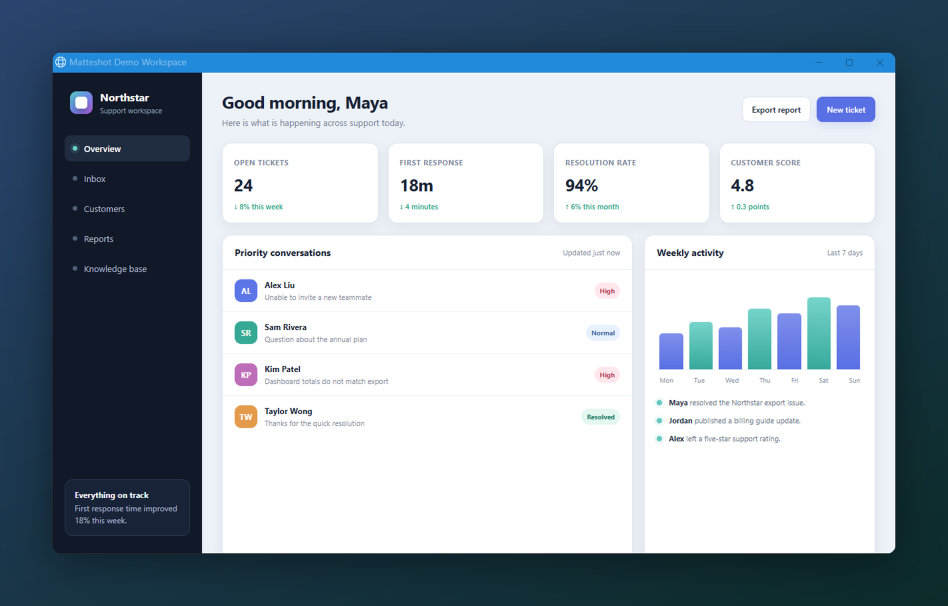
#> input picture marketing/product-hunt/captures/demo/matte-deep.png, 2844 x 1818 px, given in place of icon-256.png, which was not available (shown at 1/3 size)
$ python build_assets.py
#> lines starting #> are read from the running program, lines starting #| are printed output that depends on the picture; pictures that were not available may be replaced by others from this repository, and a replacement may not be noted
"""Build the Matteshot Product Hunt gallery and demo video.

The source screenshots in captures/ come from Matteshot's own headless capture
and editor test paths. This script only composes those real captures into the
1270x760 artwork Product Hunt expects.
"""

from __future__ import annotations

import math
import subprocess
from functools import lru_cache
from pathlib import Path

from PIL import Image, ImageDraw, ImageFilter, ImageFont


ROOT = Path(__file__).resolve().parent
CAPTURES = ROOT / "captures"
OUT = ROOT / "output"
OUT.mkdir(parents=True, exist_ok=True)

W, H = 1270, 760
FONT_REGULAR = Path(r"C:\Windows\Fonts\segoeui.ttf")
FONT_SEMIBOLD = Path(r"C:\Windows\Fonts\seguisb.ttf")
FONT_BOLD = Path(r"C:\Windows\Fonts\segoeuib.ttf")


def font(size: int, weight: str = "regular") -> ImageFont.FreeTypeFont:
    path = {"regular": FONT_REGULAR, "semibold": FONT_SEMIBOLD, "bold": FONT_BOLD}[weight]
    try:
        return ImageFont.truetype(str(path), size)
    except OSError as error:
        raise RuntimeError(
            "Matteshot launch assets require the Windows Segoe UI regular, "
            "semibold, and bold font files under C:\\Windows\\Fonts."
        ) from error


def gradient(size=(W, H), left=(25, 32, 71), right=(39, 37, 99)) -> Image.Image:
#> called with size = (1270, 760), left = (25, 32, 71), right = (39, 37, 99)
    w, h = size
    image = Image.new("RGB", size)
#> image: PIL image 1270x760 RGB; every value is 0
    px = image.load()
    for x in range(w):
        t = x / max(1, w - 1)
        for y in range(h):
            glow = max(0.0, 1.0 - math.hypot((x - w * .83) / (w * .65), (y - h * .1) / (h * .8)))
            r = int(left[0] * (1 - t) + right[0] * t + 17 * glow)
            g = int(left[1] * (1 - t) + right[1] * t + 13 * glow)
            b = int(left[2] * (1 - t) + right[2] * t + 22 * glow)
            px[x, y] = (min(r, 255), min(g, 255), min(b, 255))
    haze = Image.new("RGBA", size, (0, 0, 0, 0))
#> haze: PIL image 1270x760 RGBA; every value is 0
    hd = ImageDraw.Draw(haze)
    hd.ellipse((-210, -250, 500, 460), fill=(65, 201, 190, 42))
    hd.ellipse((820, 300, 1450, 940), fill=(179, 85, 214, 44))
    haze = haze.filter(ImageFilter.GaussianBlur(100))
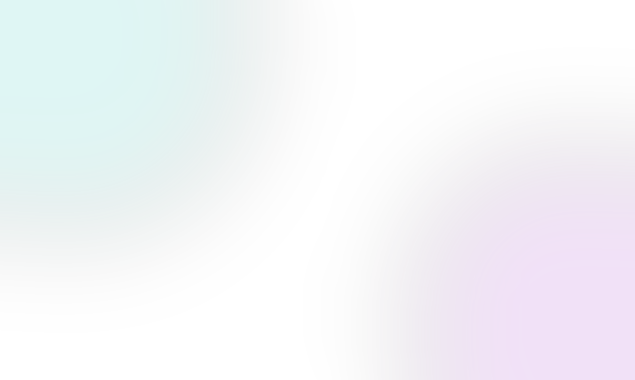
#> haze: PIL image 1270x760 RGBA (shown at 1/2 size); mean R, G, B, A 47.2, 57.8, 79.8, 17; transparent parts drawn white
    return Image.alpha_composite(image.convert("RGBA"), haze)
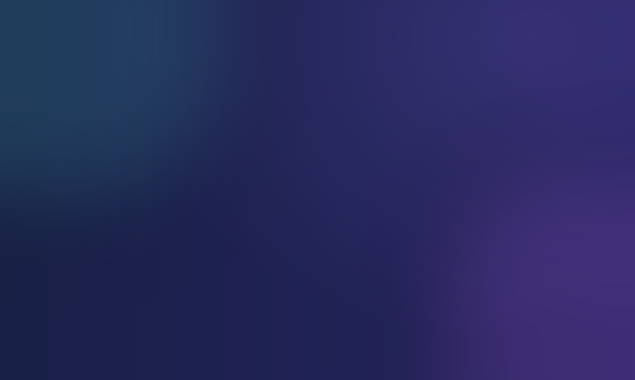
#> returned value: PIL image 1270x760 RGBA (shown at 1/2 size); mean R, G, B, A 39.6, 42.3, 94.4, 255


@lru_cache(maxsize=8)
def cached_gradient(size=(W, H), left=(25, 32, 71), right=(39, 37, 99)) -> Image.Image:
    return gradient(size, left, right)


@lru_cache(maxsize=16)
def cached_image(path: str) -> Image.Image:
#> called with path = 'assets/icon-256.png'
    with Image.open(path) as image:
#> image is the input picture: PIL image 2844x1818 RGBA; mean R, G, B, A 150.5, 163.5, 174.7, 255
        return image.convert("RGBA").copy()


# [32 lines left out: functions rounded, fit, paste_card, not called in this run]


def text(draw: ImageDraw.ImageDraw, xy, value, size, fill=(255, 255, 255), weight="regular", anchor=None, spacing=5):
    draw.multiline_text(xy, value, font=font(size, weight), fill=fill, anchor=anchor, spacing=spacing)


def pill(draw: ImageDraw.ImageDraw, xy, label: str, accent=(108, 209, 198), font_size=16):
    f = font(font_size, "semibold")
    bbox = draw.textbbox((0, 0), label, font=f)
    text_width = bbox[2] - bbox[0]
    height = 36 if font_size <= 14 else 42
    text_left = 34
    right_padding = 18
    width = text_left + text_width + right_padding
    x, y = xy
    dot_y = y + height // 2
    actual_text_bounds = draw.textbbox(
        (x + text_left, dot_y), label, font=f, anchor="lm"
    )
    if actual_text_bounds[2] > x + width - right_padding:
        raise RuntimeError(f"Feature chip is too narrow for {label!r}")
    draw.rounded_rectangle(
        (x, y, x + width, y + height),
        radius=height // 2,
        fill=(32, 41, 77, 255),
        outline=(88, 105, 154, 255),
        width=1,
    )
    draw.ellipse((x + 14, dot_y - 4, x + 22, dot_y + 4), fill=accent)
    draw.text((x + text_left, dot_y), label, font=f, fill=(235, 240, 255), anchor="lm")
    return width


def brand(xy=(64, 44), dark=False):
    icon_path = ROOT.parents[1] / "assets" / "icon-256.png"
    icon = cached_image(str(icon_path)).resize((44, 44), Image.Resampling.LANCZOS)
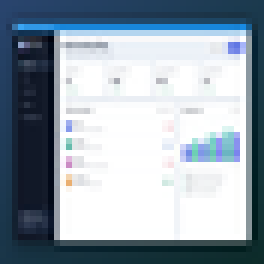
#> icon: PIL image 44x44 RGBA (shown 6 times larger); mean R, G, B, A 150.1, 163.1, 174.3, 255
    return icon, (xy[0] + 58, xy[1] + 7), (20, 27, 43) if dark else (255, 255, 255)


def add_brand(canvas: Image.Image, xy=(64, 40), label="MATTESHOT"):
    icon, tx, color = brand(xy)
#> tx = (122, 47); color = (255, 255, 255)
    canvas.alpha_composite(icon, xy)
    draw = ImageDraw.Draw(canvas)
    draw.text(tx, label, font=font(18, "bold"), fill=color)


def save(canvas: Image.Image, name: str):
    canvas.convert("RGB").save(OUT / name, quality=94, subsampling=0)


def slide_hero():
    canvas = gradient()
    draw = ImageDraw.Draw(canvas)
    add_brand(canvas)
    text(draw, (66, 150), "Press PrtScn.\nPick a look.\nPaste.", 55, weight="bold", spacing=0)
    text(draw, (69, 355), "Six polished results before\nan editor ever opens.", 24, fill=(197, 206, 231), spacing=7)
    x = 67
    for label in ("Native Windows", "Local processing", "$19 once"):
        x += pill(draw, (x, 486), label, font_size=14) + 8
#> this loop made 3 passes
#> x on passes 1 to 3: 239, 415, 540
#> after the loop, x = 540
    if x - 8 >= 505:
#> (the run stopped early here; a loop or call above may not have finished)
